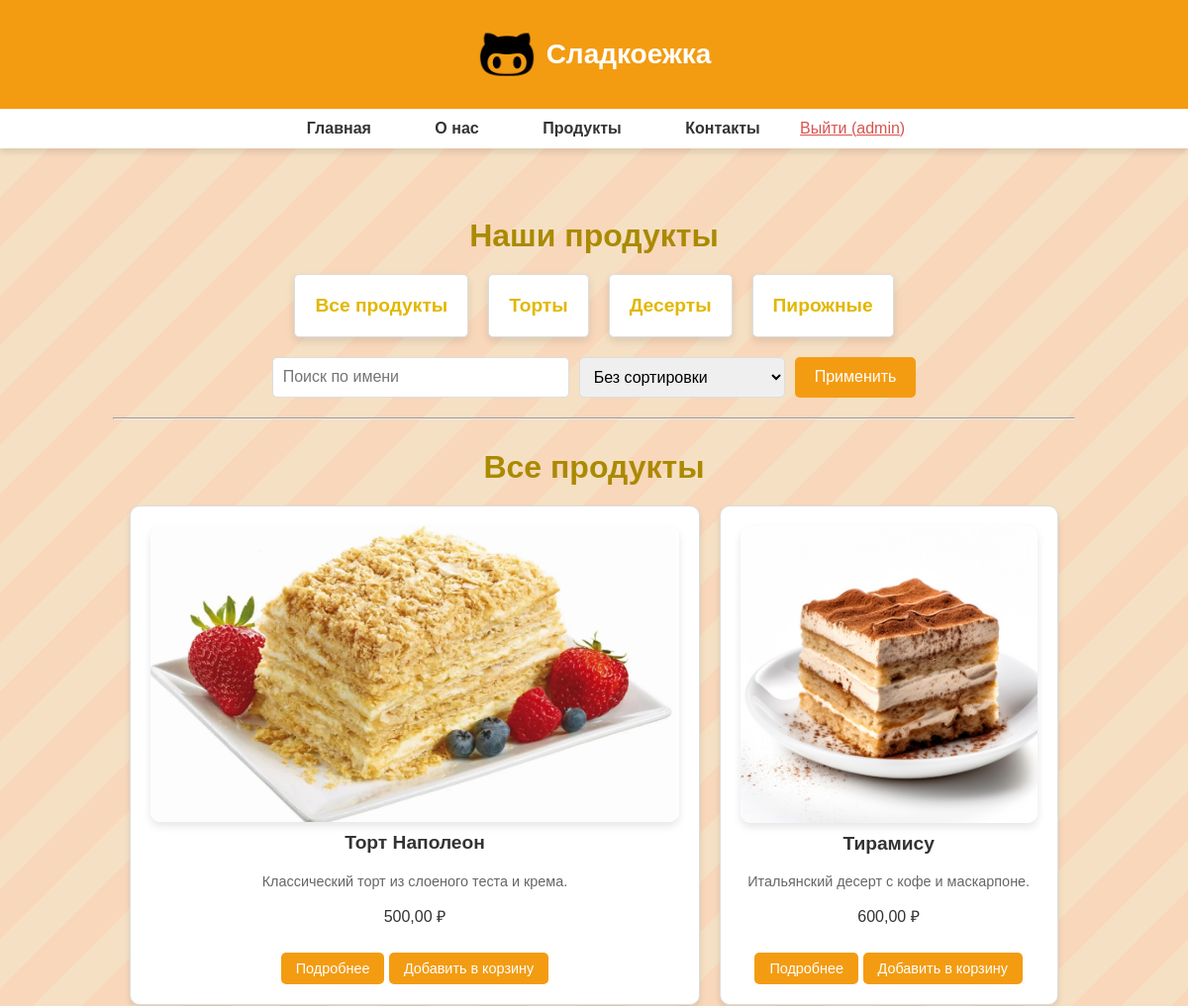
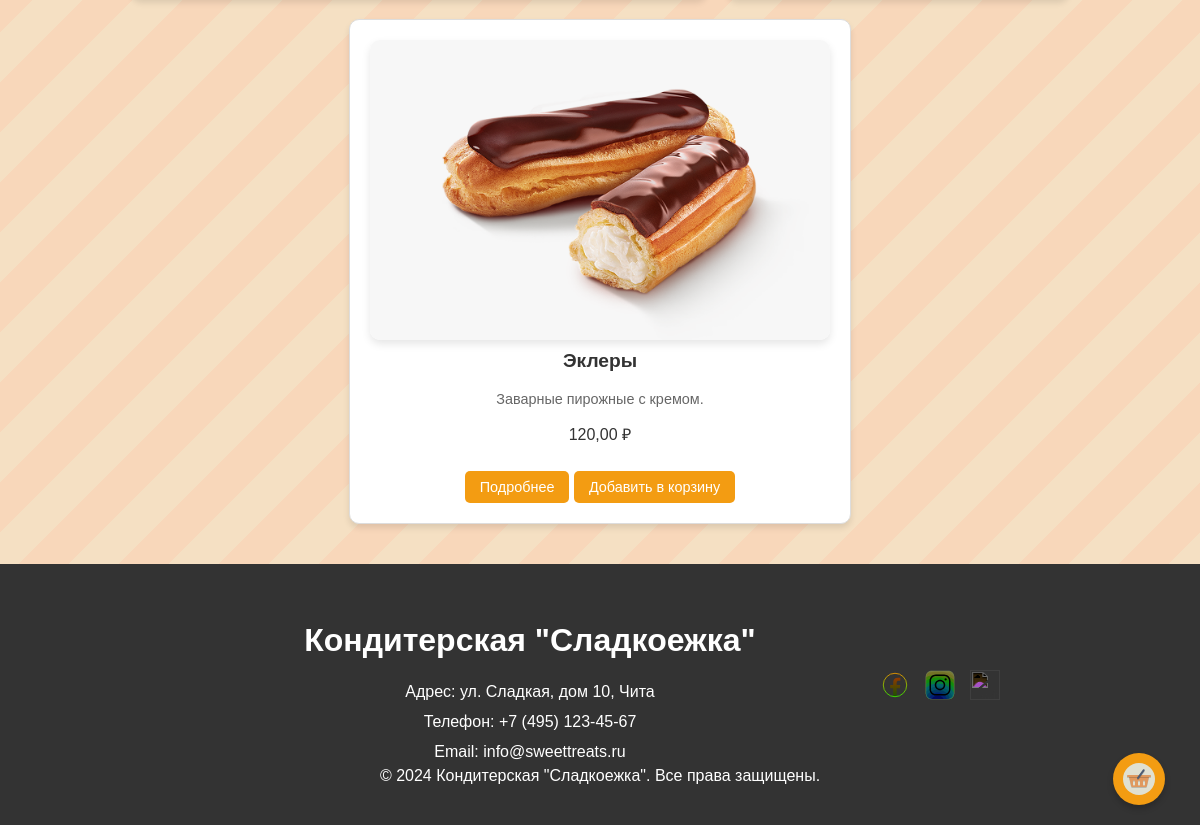
Screenshot of /products/ (signed in) with the database file from the repository (2 pictures, top to bottom).
### shop/models.py (models this page shows, shortened)
class Product(models.Model):
    CATEGORY_CHOICES = [
        ('Торты', 'Торты'),
        ('Десерты', 'Десерты'),
        ('Пирожные', 'Пирожные'),
    ]
    name = models.CharField(max_length=100, verbose_name="Название")
    description = models.TextField(verbose_name="Краткое описание")
    detailed_description = models.TextField(verbose_name="Подробное описание")
    price = models.DecimalField(max_digits=10, decimal_places=2, verbose_name="Цена")
    image = models.ImageField(upload_to='products/', verbose_name="Изображение")
    category = models.CharField(max_length=50, choices=CATEGORY_CHOICES, verbose_name="Категория")

### shop/views.py (the view)
# urls.py: path('products/', views.product_list, name='product_list'),
def product_list(request):
    category = request.GET.get('category')
    search_query = request.GET.get('search', '')
    sort_price = request.GET.get('sort_price', '')
    products = Product.objects.all()
    if category:
        products = products.filter(category=category)
    if search_query:
        products = products.filter(name__icontains=search_query)
    if sort_price == 'asc':
        products = products.order_by('price')
    elif sort_price == 'desc':
        products = products.order_by('-price')
    return render(request, 'shop/product_list.html', {
        'products': products,
        'category': category,
        'search_query': search_query,
        'sort_price': sort_price,
    })

### shop/templates/shop/product_list.html (shortened to what this page needs)
{% extends "shop/base.html" %}
{% block content %}
<div class="container">
    <h2 class="category-title">Наши продукты</h2>
    <div class="category-list">
        <div class="category-card">
            <a href="{% url 'product_list' %}" class="category-link">Все продукты</a>
        </div>
        <div class="category-card">
            <a href="{% url 'product_list' %}?category=Торты" class="category-link">Торты</a>
        </div>
        <div class="category-card">
            <a href="{% url 'product_list' %}?category=Десерты" class="category-link">Десерты</a>
        </div>
        <div class="category-card">
            <a href="{% url 'product_list' %}?category=Пирожные" class="category-link">Пирожные</a>
        </div>
    </div>
    <form method="get" class="filter-form">
        <input type="text" name="search" value="{{ search_query }}" placeholder="Поиск по имени" class="search-input">
        <select name="sort_price" class="sort-select">
            <option value="" {% if not sort_price %}selected{% endif %}>Без сортировки</option>
        </select>
        <button type="submit" class="btn">Применить</button>
    </form>
    <hr>
    <h2 class="category-title">
        {% if category %}Категория: {{ category }}{% else %}Все продукты{% endif %}
    </h2>
    <div class="product-list">
        {% for product in products %}
        <div class="product-card">
            <img src="{{ product.image.url }}" alt="{{ product.name }}" class="product-image">
            <h3>{{ product.name }}</h3>
            <p class="product-description">{{ product.description }}</p>
            <p class="price">{{ product.price }} ₽</p>
            <a href="{% url 'product_detail' product.id %}" class="btn">Подробнее</a>
            <a href="{% url 'add_to_cart' product.id %}" class="btn">Добавить в корзину</a>
        </div>
        {% endfor %}
    </div>
</div>
{% endblock %}

### shop/templates/shop/base.html (shortened to what this page needs)
{% load static %}
<html lang="en">
<head>
    <link rel="stylesheet" href="{% static 'css/styles.css' %}">
</head>
<body>
    <header class="header">
        <div class="logo">
            <img src="{% static 'images/logo.jpg' %}" alt="Логотип Кондитерской">
            <h1>Сладкоежка</h1>
        </div>
    </header>
    <nav>
        <a href="{% url 'index' %}">Главная</a>
        <a href="{% url 'about' %}">О нас</a>
        <a href="{% url 'product_list' %}">Продукты</a>
        <a href="{% url 'contacts' %}">Контакты</a>
        {% if user.is_authenticated %}
            <a href="{% url 'cart_detail' %}" class="cart-icon">
                <img src="{% static 'icons/cart.svg' %}" alt="Корзина">
            </a>
        {% else %}
            <a href="{% url 'auth' %}">Войти/Регистрация</a>
        {% endif %}
        {% if user.is_authenticated %}
            <form action="{% url 'logout' %}" method="post" style="display: inline;">
                <button type="submit" class="logout">Выйти ({{ user.username }})</button>
            </form>
        {% endif %}
    </nav>
    <div class="container">
        {% block content %}{% endblock %}
    </div>
    <footer class="footer">
        <div class="footer-container">
            <div class="footer-info">
                <h1>Кондитерская "Сладкоежка"</h1>
                <p>Адрес: ул. Сладкая, дом 10, Чита</p>
                <p>Телефон: +7 (495) 123-45-67</p>
                <p>Email: info@sweettreats.ru</p>
            </div>
            <div class="footer-social">
                <a href="#" class="social-link"><img src="{% static 'icons/facebook.svg' %}" alt="Facebook"></a>
                <a href="#" class="social-link"><img src="{% static 'icons/instagram.svg' %}" alt="Instagram"></a>
                <a href="#" class="social-link"><img src="{% static 'icons/twitter.svg' %}" alt="Twitter"></a>
            </div>
        </div>
        <p class="footer-copyright">&copy; 2024 Кондитерская "Сладкоежка". Все права защищены.</p>
    </footer>
</body>
</html>

### shop/static/css/styles.css (style rules this page uses)
body { font-family: 'Poppins', sans-serif; margin: 0; padding: 0; background: linear-gradient(135deg, #f8d7ba 25%, #f5e0c3 25%, #f5e0c3 50%, #f8d7ba 50%, #f8d7ba 75%, #f5e0c3 75%, #f5e0c3 100%); background-size: 100px 100px; color: #333; }
h2 { color: #2c3e50; text-align: center; font-size: 2em; margin-top: 30px; }
.header { background-color: #f39c12; padding: 20px; text-align: center; color: white; }
header .logo { display: flex; align-items: center; justify-content: center; }
header .logo img { width: 60px; height: 60px; margin-right: 10px; }
header .logo h1 { font-size: 28px; color: white; }
.logout { background: none; color: #d9534f; border: none; text-decoration: underline; cursor: pointer; font-size: inherit; }
nav { background-color: #fff; padding: 10px; text-align: center; box-shadow: 0 4px 6px rgba(0, 0, 0, 0.1); }
nav a { margin: 0 15px; color: #333; text-decoration: none; font-weight: bold; transition: color 0.3s, background-color 0.3s; padding: 5px 15px; border-radius: 5px; }
.container { padding: 20px; width: 90%; max-width: 1200px; margin: auto; }
.category-title { font-size: 2em; color: #aa8a00; margin-bottom: 20px; text-align: center; }
.product-list { display: flex; flex-wrap: wrap; gap: 20px; justify-content: center; }
.product-card { background-color: white; border: 1px solid #ddd; border-radius: 10px; padding: 20px; text-align: center; box-shadow: 0 4px 6px rgba(0, 0, 0, 0.1); transition: transform 0.3s; }
.product-card img { max-width: 100%; border-radius: 10px; }
.product-card h3 { font-size: 1.2em; color: #333; margin-top: 10px; }
.product-card .btn { margin-top: 10px; display: inline-block; background-color: #f39c12; color: white; padding: 8px 15px; border-radius: 5px; text-decoration: none; transition: background-color 0.3s; }
.product-description { font-size: 0.9rem; color: #666; max-height: 50px; overflow: hidden; }
.product-image { max-width: 300px; max-height: 300px; width: 100%; height: auto; border-radius: 8px; box-shadow: 0 4px 8px rgba(0, 0, 0, 0.1); }
.category-list { display: flex; flex-wrap: wrap; gap: 20px; justify-content: center; }
.category-card { background-color: #fff; border: 1px solid #ddd; border-radius: 5px; padding: 20px; text-align: center; box-shadow: 0 4px 8px rgba(0, 0, 0, 0.1); transition: transform 0.2s; }
.category-link { font-size: 1.2em; color: #e2b700; text-decoration: none; font-weight: bold; }
.footer { background-color: #333; color: #fff; padding: 40px 20px; text-align: center; font-size: 16px; }
.footer-container { display: flex; flex-direction: row; justify-content: space-between; align-items: center; flex-wrap: wrap; max-width: 800px; margin: 0 auto; gap: 20px; }
.footer-info { flex: 1; min-width: 250px; text-align: center; line-height: 30px }
.footer-info p { margin: 5px 0; }
.footer-social { display: flex; gap: 15px; justify-content: center; }
.footer-social .social-link { display: inline-block; width: 30px; height: 30px; transition: transform 0.3s; }
.footer-social .social-link img { width: 100%; height: auto; filter: invert(1); transition: filter 0.3s; }
.footer a { color: #ccc; text-decoration: none; transition: color 0.3s; }
.footer p { margin: 0; }
.cart-icon { position: fixed; bottom: 20px; right: 20px; z-index: 1000; background-color: #f39c12; border-radius: 50%; padding: 10px; box-shadow: 0 4px 6px rgba(0, 0, 0, 0.2); transition: transform 0.3s, background-color 0.3s; }
.cart-icon img { width: 32px; height: 32px; display: block; }
.btn { display: inline-block; padding: 8px 15px; font-size: 0.9rem; text-decoration: none; border-radius: 5px; color: white; text-align: center; cursor: pointer; transition: background-color 0.3s; }
.filter-form { display: flex; gap: 10px; justify-content: center; margin: 20px 0; }
.search-input { padding: 10px; font-size: 1rem; border: 1px solid #ddd; border-radius: 5px; flex: 1; max-width: 300px; }
.sort-select { padding: 10px; font-size: 1rem; border: 1px solid #ddd; border-radius: 5px; }
.filter-form .btn { background-color: #f39c12; color: white; padding: 10px 20px; border: none; border-radius: 5px; font-size: 1rem; cursor: pointer; transition: background-color 0.3s ease; }

### rows the page displays
Product: image (picture), name "Торт Наполеон", description "Классический торт из слоеного теста и крема.", price "500,00"
Product: image (picture), name "Тирамису", description "Итальянский десерт с кофе и маскарпоне.", price "600,00"
Product: image (picture), name "Эклеры", description "Заварные пирожные с кремом.", price "120,00"

### other values shown
{{ user.username }} "admin"
